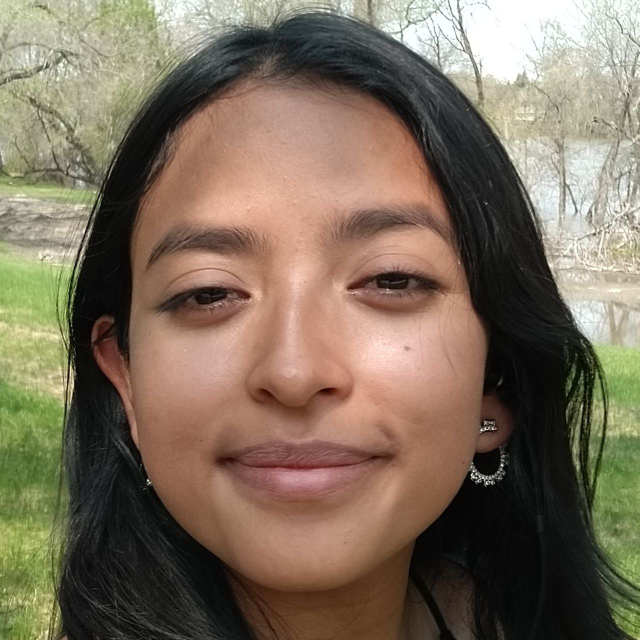
#> input picture Code Assigments/Face recognition/Images/eigenfaces_photo3.jpg, 1279 x 1280 px, found by its file name (shown at 1/2 size)
$ jupyter execute --allow-errors 'Face recognition.ipynb'
#> lines starting #> are read from the running program, lines starting #| are printed output that depends on the picture
#  Eigen Faces
<img src="https://blogs.elespectador.com/wp-content/uploads/2017/09/logo-Universidad-Nacional.png"
     style="float: right; margin-right: 10px;"
     width="120"
     />

<div style="text-align: left">
Valentina Orduz Bonilla <br>
Student of Mathematics <br>
Universidad Nacional de Colombia - Sede Bogotá <br>
</div>

In this notebook we are going to build an algorithm that learns a representation based on eigenfaces, following the steps below:

1. Select a suitable dataset for the construction of the representation.
2. Implement the eigenfaces algorithm.
3. Find out which are the eigenfaces that best explain one of your images.

# Import Libraries and Load Images

We start importing the necessary libreries, including the the Olivetti faces data-set from AT&T, that has 40 classes and 400 samples.

[cell 1]
import numpy as np
import matplotlib.pyplot as plt
from sklearn.datasets import fetch_olivetti_faces
from sklearn.decomposition import PCA
import cv2

Then, we define a function that plot the gallery of portraits.

[cell 2]
"""Function that plot a gallery of portraits"""
def plot_gallery(images, h, w, titles=np.array([]), n_row=3, n_col=4):#titles
    plt.figure(figsize=(1.8 * n_col, 2.4 * n_row))
    plt.subplots_adjust(bottom=0, left=0.01, right=0.99, top=0.90, hspace=0.35)
    for i in range(n_row * n_col):
        plt.subplot(n_row, n_col, i + 1)
        plt.imshow(images[i].reshape((h, w)), cmap=plt.cm.gray)
        if titles.shape[0] == n_row * n_col:
            plt.title(titles[i], size=12)
        plt.xticks(())
        plt.yticks(())

On the dataset we find the images as vectors and as a matrix, so we take the vector representation as the train set.

#> (a cell that did not finish here is left out)

Above we can see some of the pictures of the dataset.

#> (a cell that did not finish here is left out)

# Compute the Eigenfaces with PCA

Now, through Principal Component Analysis (PCA) we reduce the linear dimensionality, using Singular Value Decomposition of the data to project it to a lower dimensional space. In this case, we go from 400 to 150, which will be our eigenfaces.

[cell 5]
# Compute the eigenfaces on the face recognition dataset
n_components = 150

#> (the rest of this cell did not finish here and is left out)

#> (a cell that did not finish here is left out)

Here we can see some of the eigenfaces we get.

[cell 7]
print('Eigenfaces')
#plot_gallery(eigenfaces[100:118], h=64, w=64,n_row=3, n_col=6)
#> (the rest of this cell did not finish here and is left out)

# Compute my photo

Now, let's take a photo and see which are the eigenfaces that best explain the picture.

[cell 8]
#Call the new image
img = cv2.imread("eigenfaces_photo3.jpg", cv2.IMREAD_GRAYSCALE)
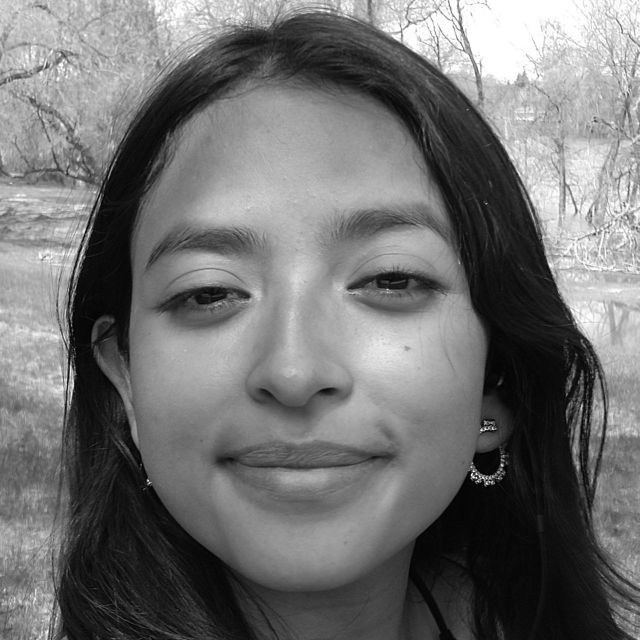
#> img: shape (1280, 1279) (shown at 1/2 size); min 0, max 255, mean 112.7
img_resized = cv2.resize(img, (64, 64))
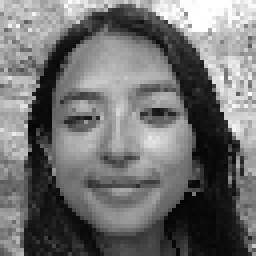
#> img_resized: shape (64, 64) (shown 4 times larger); min 4, max 255, mean 112.8
img_resized = img_resized/img_resized.max()
img_resized_vector = img_resized.reshape(1,-1)[0]
#> img_resized_vector = 4096 values, max 1 at index 49, min 0.0157 at index 3151, mean 0.442
